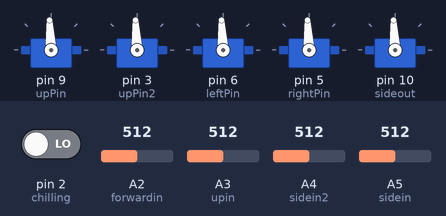
Simulated run of this sketch. Board: Arduino Uno, built with avr-gcc and run on an emulated ATmega328P. On the bench: 5 × servo. Inputs (shaded band) come from the test bench; at power-on: A4 (sidein2) = 512, A2 (forwardin) = 512, A5 (sidein) = 512, A3 (upin) = 512, pin 2 (chilling) LOW.

Above: at 8.2 s.
8.3 s: A4 (sidein2) set to 716
At 8.8 s:
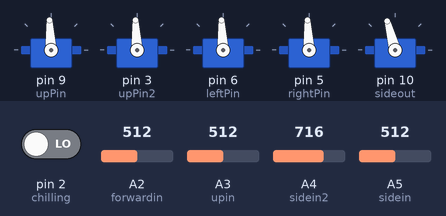
9.8 s: A2 (forwardin) set to 165
At 10.4 s:
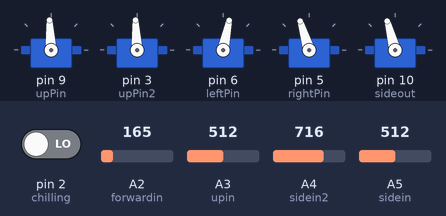
11.3 s: A5 (sidein) set to 716
At 11.7 s:
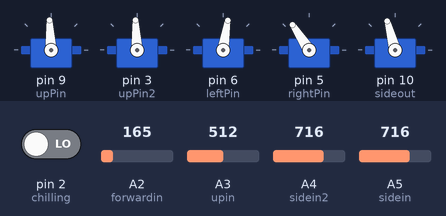
12.8 s: A3 (upin) set to 165
At 14.0 s:
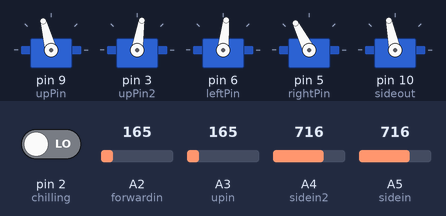
14.3 s: pin 2 (chilling) driven HIGH
At 14.6 s:
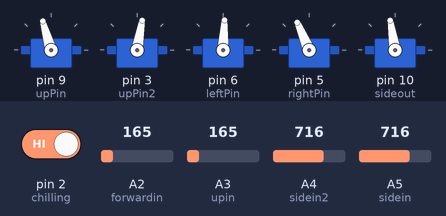
15.8 s: A5 (sidein) set to 306
At 16.3 s:
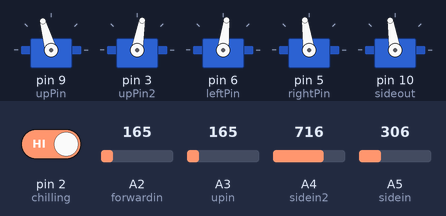
Timing chart, 0 to 18.3 s (numbered marks = the images above; inputs shaded):
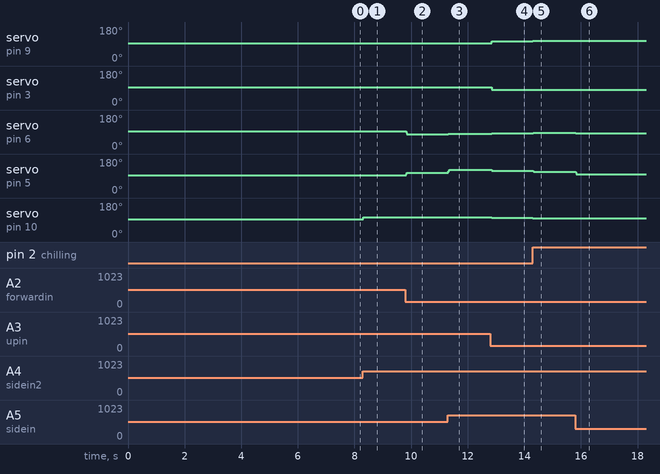

Measured:
- after the input at 8.3 s, servo on pin 10 (sideout): 93° → 105° at once
- after the input at 9.8 s, servo on pin 6 (leftPin): 93° → 78° at once; servo on pin 5 (rightPin): 93° → 107° at once
- after the input at 11.3 s, servo on pin 6 (leftPin): 78° → 81° at once; servo on pin 5 (rightPin): 107° → 123° at once
- after the input at 12.8 s, servo on pin 9 (upPin): 93° → 105° after 0.05 s; servo on pin 3 (upPin2): 93° → 81° at once; servo on pin 6 (leftPin): 81° → 84° at once; servo on pin 5 (rightPin): 123° → 117° at once; servo on pin 10 (sideout): 105° → 102° at once
- after the input at 14.3 s, servo on pin 9 (upPin): 105° → 106° at once; servo on pin 3 (upPin2): 81° → 80° at once; servo on pin 6 (leftPin): 84° → 87° at once; servo on pin 5 (rightPin): 117° → 113° at once; servo on pin 10 (sideout): 102° → 99° at once
- after the input at 15.8 s, servo on pin 6 (leftPin): 87° → 83° at once; servo on pin 5 (rightPin): 113° → 98° at once

The sketch:

ROV_Thruster_Control_5-4-19.ino
```cpp
/*
The controls for the ROV will be
  Left Stick - Up/down the water column
  Right Stick - X-axis = Yaw, Y-axis = forward/back

4/4/19 update boxes out noisy values between +/- 30%...
5/4/19 update
*/

#include <Servo.h>  //For driving the ESCs and Servos
Servo up;
Servo up2;
Servo right;
Servo left;
Servo side;
// here are my pin assignments (in the global variable area)
//INPUTS

int forwardin=A2;
int upin=A3;
int sidein2 = A4;  //new side thrusters
int sidein=A5;
int chilling=2;  //Eric changed to available Pin

//OUTPUTS
int sideout = 10;
int upPin2 = 3;
int upPin = 9;
int rightPin = 5;
int leftPin = 6;

// Set initial values of working variables.
int var=0;
int Totalizer=0;
int Limiter=175;
int relax=1;

// Set initial values for raw data from controller
int UpVal = 0; //Value read off the PS2 Left Stick up/down
int UpVal2 = 0;  // output mirrors UpVal for the other up motor
int ForwardVal = 0;
int YawLeftVal = 0;

// These are the data values from the controller, tranlated to motors.
int RightVal = 0;
int LeftVal = 0;  //Value read off the PS2 Right Stick left/right
int sideval= 0;

/*/ These are logic tools to keep us from overloading the power needs
int Totalizer = 100;
int Limiter = 400;  //We will change this experimentally to make sure we don't exceed 12 AMPS ..started at 150.. bumped to 250
*/
// this are used to Slow the reaction from the controls
int lastuv=0;
int lastlf=0;
int lastrf=0;
int slow=30; //% of slow changed from 40 to 30 on 5/4/19
int HLraw = 0;
int HRraw = 0;

void setup()  {

// initialize the thrusters.
// up thruster
   up.attach(upPin);
   up.writeMicroseconds(1500);
   delay(1000);
// up thruster # 2
   up2.attach(upPin2);
   up2.writeMicroseconds(1500);
   delay(1000);
// left thruster
   left.attach(leftPin);
   left.writeMicroseconds(1500);
   delay(1000);
// right thruster
   right.attach(rightPin);
   right.writeMicroseconds(1500);
   delay(1000);
   side.attach(sideout);
   side.writeMicroseconds(1500);
   delay(3000);
  Serial.begin(9600);
}

void loop()
{
//power limiting switch
if (digitalRead(chilling) == HIGH) {
  relax=2;
}
else {
  relax=1;
}

//Analogue Stick readings
  sideval = map(analogRead(sidein2),0,1023,-100,100)*.8/relax;  // I mapped this from 80 to -80 to limit its power
  ForwardVal = map(analogRead(forwardin),0,1023,100,-100)/relax;
  YawLeftVal = map(analogRead(sidein),0,1023,100,-100)/relax;  //this is where we change if it left and right is backwards
  UpVal = map(analogRead(upin),0,1023,100,-100)/relax;

// Translate to left and right motors

  LeftVal = (ForwardVal)+(YawLeftVal);  //This will be up to a value of 200
  RightVal = (ForwardVal)-(YawLeftVal);  //ditto

 //  making a soft start for the motors by setting the slope of the ramp rate to "slow"
  UpVal = (slow*lastuv+UpVal)/(slow+1) ;  //slow it down
  LeftVal = (slow*lastlf+LeftVal)/(slow+1) ;  //slows the reaction time
  RightVal = (slow*lastrf+RightVal)/(slow+1) ; //ditto
  lastuv=UpVal;
  lastlf=LeftVal;
  lastrf=RightVal;

//Current limiter
  Totalizer = abs(UpVal) * 2 + abs(LeftVal) + abs(RightVal) + abs(sideval);
 if (Totalizer > Limiter) {
  UpVal = (UpVal * Limiter / Totalizer) ;
  LeftVal = (LeftVal * Limiter / Totalizer);
  RightVal = (RightVal * Limiter / Totalizer);
  sideval = (sideval * Limiter / Totalizer);
 }

// to repair a noise problem, we propose to ignore values between -35 and 35  added 4/4/19, changed to 20 on 5/4/19
  if (abs(LeftVal) < 20/relax) {
    LeftVal = 0;
      }
  if (abs(UpVal) < 20/relax) {
    UpVal = 0;
  }
if (abs(RightVal) < 20/relax) {
    RightVal = 0;
      }
if (abs(sideval) < 20/relax) {
    sideval = 0;
    }
// Map the raw values to the analog output of the ESC drive thrusters.
// Change motor speed by switching the 1100 and the 1900
  UpVal = map(UpVal,-100,100, 1100,1900);
  UpVal2 = map(UpVal,1100,1900, 1900,1100);   // this maps the UpVal2 to the opposite of the UpVal to account for the opposite orientation of the props
  LeftVal = map(LeftVal,-100,100,1900,1100);
  RightVal = map(RightVal,-100,100,1100,1900);
  sideval = map(sideval,-100,100, 1100,1900);

//  lets us see what is happeningon the serial monitor
//  Serial.println(" map to esc, up, left, right");
//  Serial.println(UpVal);
//  Serial.println(UpVal2);
//  Serial.println(LeftVal);
//  Serial.println(RightVal);
//  output to the ESCs

  left.writeMicroseconds(LeftVal);
  right.writeMicroseconds(RightVal);
  side.writeMicroseconds(sideval);

/* taken out on request 5/4/19
if (abs(1500-LeftVal)>100 or abs(1500-RightVal)> 100) {
up.writeMicroseconds(1500);
up2.writeMicroseconds(1500);
}
else {
*/  up.writeMicroseconds(UpVal);
  up2.writeMicroseconds(UpVal2);
//}

}
```
